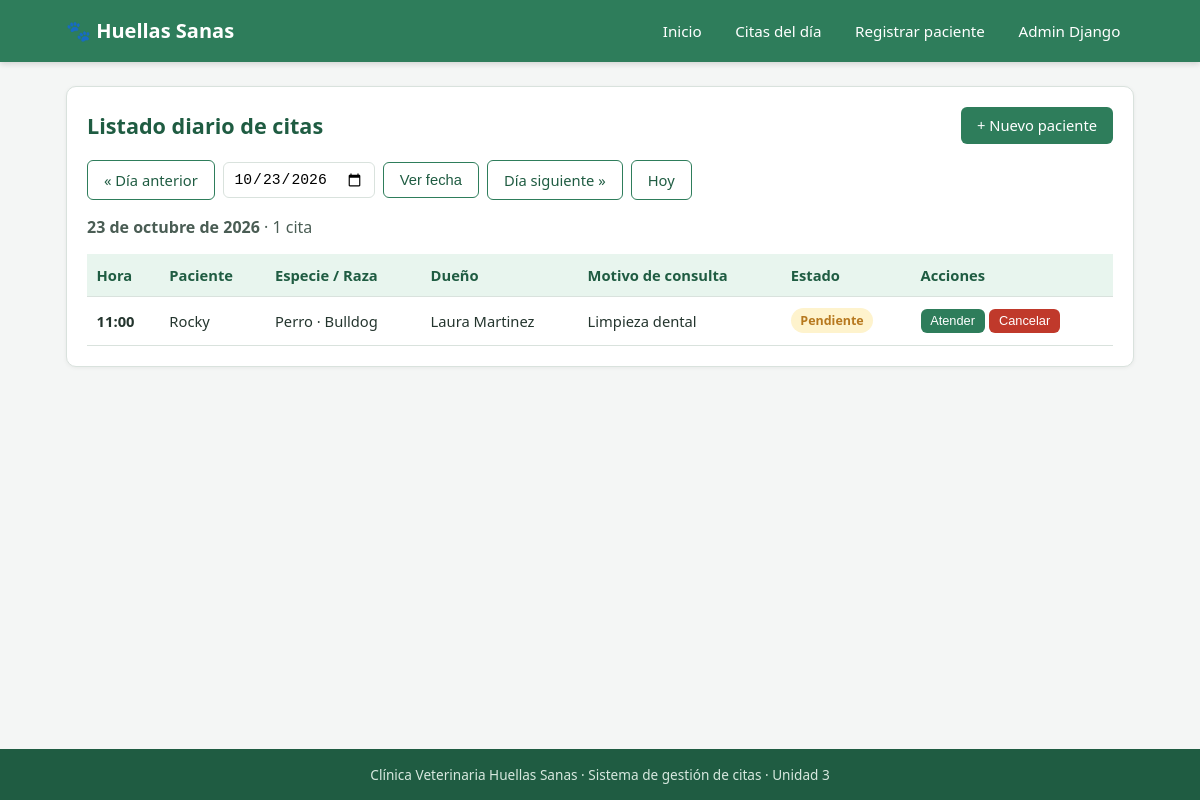
The page /citas/?fecha=2026-10-23 on the database its author committed.
### citas/models.py (models this page shows, shortened)
class Cita(models.Model):
    ESTADO_CITAS = [
        ("pendiente", "Pendiente"),
        ("atendida", "Atendida"),
        ("cancelada", "Cancelada"),
    ]
    mascota = models.ForeignKey(
        Mascota,
        on_delete=models.CASCADE,
        related_name="citas",
        verbose_name="Mascota",
    )
    fecha = models.DateField(verbose_name="Fecha")
    hora = models.TimeField(verbose_name="Hora")
    motivo_consulta = models.TextField(verbose_name="Motivo de consulta")
    estado = models.CharField(
        max_length=20,
        choices=ESTADO_CITAS,
        default="pendiente",
        verbose_name="Estado",
    )
    class Meta:
        verbose_name = "Cita"
        verbose_name_plural = "Citas"
        ordering = ["fecha", "hora"]

class Mascota(models.Model):
    nombre = models.CharField(max_length=100, verbose_name="Nombre de la mascota")
    especie = models.CharField(max_length=50, verbose_name="Especie")
    raza = models.CharField(max_length=100, verbose_name="Raza")
    nombre_dueno = models.CharField(max_length=150, verbose_name="Nombre del dueño")
    class Meta:
        verbose_name = "Mascota"
        verbose_name_plural = "Mascotas"

### citas/views.py (the view)
# urls.py: path("citas/", views.lista_citas, name="lista_citas"),
def lista_citas(request):
    hoy = timezone.localdate()
    fecha_param = request.GET.get("fecha", "")
    if fecha_param:
        try:
            fecha = datetime.strptime(fecha_param, "%Y-%m-%d").date()
        except ValueError:
            fecha = hoy
    else:
        fecha = hoy
    citas = (
        Cita.objects.select_related("mascota")
        .filter(fecha=fecha)
        .order_by("hora")
    )
    context = {
        "citas": citas,
        "fecha": fecha,
        "hoy": hoy,
        "total": citas.count(),
        "dia_anterior": fecha - timedelta(days=1),
        "dia_siguiente": fecha + timedelta(days=1),
    }
    return render(request, "citas/lista_citas.html", context)

### citas/templates/citas/lista_citas.html (shortened to what this page needs)
{% extends "citas/base.html" %}
{% block contenido %}
<section class="panel">
  <div class="panel-cabecera">
    <h1>Listado diario de citas</h1>
    <a class="boton boton-primario" href="{% url 'crear_mascota' %}">+ Nuevo paciente</a>
  </div>
  <form method="get" class="barra-fecha">
    <a class="boton boton-secundario" href="?fecha={{ dia_anterior|date:'Y-m-d' }}">&laquo; Día anterior</a>
    <input type="date" name="fecha" value="{{ fecha|date:'Y-m-d' }}">
    <button class="boton boton-secundario" type="submit">Ver fecha</button>
    <a class="boton boton-secundario" href="?fecha={{ dia_siguiente|date:'Y-m-d' }}">Día siguiente &raquo;</a>
    {% if fecha != hoy %}
      <a class="boton boton-secundario" href="?fecha={{ hoy|date:'Y-m-d' }}">Hoy</a>
    {% endif %}
  </form>
  <p class="resumen">
    <strong>{{ fecha|date:'d \d\e F \d\e Y' }}</strong> · {{ total }} cita{{ total|pluralize }}
  </p>
  {% if citas %}
    <div class="tabla-contenedor">
      <table class="tabla">
        <thead>
          <tr>
            <th>Hora</th>
            <th>Paciente</th>
            <th>Especie / Raza</th>
            <th>Dueño</th>
            <th>Motivo de consulta</th>
            <th>Estado</th>
            <th>Acciones</th>
          </tr>
        </thead>
        <tbody>
          {% for cita in citas %}
          <tr>
            <td data-label="Hora"><strong>{{ cita.hora|time:'H:i' }}</strong></td>
            <td data-label="Paciente">{{ cita.mascota.nombre }}</td>
            <td data-label="Especie / Raza">{{ cita.mascota.especie }} · {{ cita.mascota.raza }}</td>
            <td data-label="Dueño">{{ cita.mascota.nombre_dueno }}</td>
            <td data-label="Motivo">{{ cita.motivo_consulta }}</td>
            <td data-label="Estado">
              <span class="etiqueta etiqueta-{{ cita.estado }}">{{ cita.get_estado_display }}</span>
            </td>
            <td data-label="Acciones">
              <form method="post" action="{% url 'actualizar_estado_cita' cita.id %}" class="acciones">
                {% if cita.estado != 'atendida' %}
                  <button class="boton boton-mini boton-ok" name="estado" value="atendida">Atender</button>
                {% endif %}
                {% if cita.estado != 'cancelada' %}
                  <button class="boton boton-mini boton-peligro" name="estado" value="cancelada">Cancelar</button>
                {% endif %}
              </form>
            </td>
          </tr>
          {% endfor %}
        </tbody>
      </table>
    </div>
  {% else %}
    <div class="vacio">
      <p>No hay citas agendadas para el <strong>{{ fecha|date:'d/m/Y' }}</strong>.</p>
      <a class="boton boton-primario" href="{% url 'crear_mascota' %}">Registrar un paciente</a>
    </div>
  {% endif %}
</section>
{% endblock %}

### citas/static/citas/estilos.css (style rules this page uses)
:root { --verde: #2e7d5b; --verde-oscuro: #1f5c42; --verde-claro: #e8f5ee; --gris: #f4f6f5; --borde: #d9e2dd; --texto: #24352e; --rojo: #c0392b; --ambar: #b7791f; }
* { box-sizing: border-box; margin: 0; padding: 0; }
body { font-family: "Segoe UI", system-ui, -apple-system, sans-serif; background: var(--gris); color: var(--texto); min-height: 100vh; display: flex; flex-direction: column; }
.panel { background: #fff; border: 1px solid var(--borde); border-radius: 10px; padding: 1.25rem; box-shadow: 0 1px 4px rgba(0, 0, 0, 0.06); }
.panel-cabecera { display: flex; align-items: center; justify-content: space-between; flex-wrap: wrap; gap: 0.75rem; margin-bottom: 1rem; }
h1 { font-size: 1.35rem; color: var(--verde-oscuro); }
.resumen { margin-bottom: 1rem; color: #4a5d54; }
.boton { display: inline-block; border: none; border-radius: 6px; padding: 0.55rem 1rem; font-size: 0.92rem; cursor: pointer; text-decoration: none; text-align: center; background: var(--verde); color: #fff; transition: background 0.15s; }
.boton-primario { background: var(--verde); }
.boton-secundario { background: #fff; color: var(--verde-oscuro); border: 1px solid var(--verde); }
.boton-ok { background: var(--verde); }
.boton-peligro { background: var(--rojo); }
.boton-mini { padding: 0.3rem 0.6rem; font-size: 0.8rem; }
.barra-fecha { display: flex; flex-wrap: wrap; align-items: center; gap: 0.5rem; margin-bottom: 1rem; }
.barra-fecha input[type="date"] { padding: 0.5rem 0.6rem; border: 1px solid var(--borde); border-radius: 6px; font-size: 0.92rem; }
.tabla-contenedor { overflow-x: auto; }
.tabla { width: 100%; border-collapse: collapse; font-size: 0.92rem; }
.tabla th, .tabla td { padding: 0.7rem 0.6rem; border-bottom: 1px solid var(--borde); text-align: left; vertical-align: middle; }
.tabla thead th { background: var(--verde-claro); color: var(--verde-oscuro); font-weight: 600; white-space: nowrap; }
.acciones { display: flex; flex-wrap: wrap; gap: 0.3rem; }
.etiqueta { display: inline-block; padding: 0.25rem 0.6rem; border-radius: 999px; font-size: 0.78rem; font-weight: 600; white-space: nowrap; }
.etiqueta-pendiente { background: #fef3cd; color: var(--ambar); }

### rows shown on the page
Cita: hora "11:00", mascota.nombre "Rocky", mascota.especie "Perro", mascota.raza "Bulldog", mascota.nombre_dueno "Laura Martinez", motivo_consulta "Limpieza dental", estado "Pendiente", shows "Atender", shows "Cancelar"

### other values the page prints
{{ fecha|date:'d \d\e F \d\e Y' }} "23 de octubre de 2026"
{{ total }} "1"
